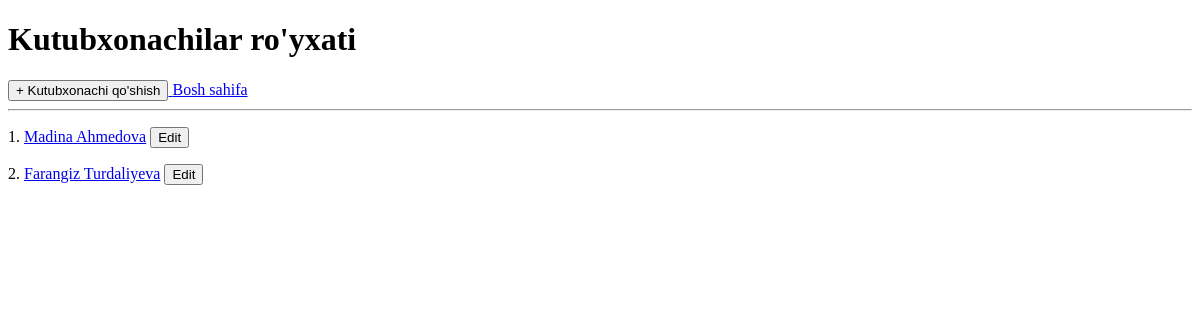
Before: /kutubxonachilar/ with the older database file.
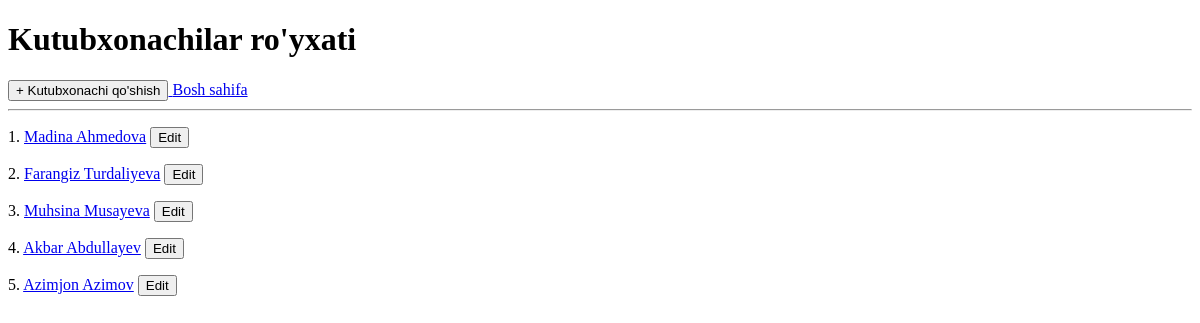
After: the same page with the newer database file.
### main_app/models.py (models this page shows, shortened)
class Kutubxonachi(models.Model):
    ism=models.CharField(max_length=200)
    ish_vaqti=models.TimeField(blank=True,null=True)

### main_app/views.py (the view)
# urls.py: path('kutubxonachilar/', kutubxonachilar_view),
def kutubxonachilar_view(request):
    kutubxonachilar=Kutubxonachi.objects.all()
    context = {
        "kutubxonachilar": kutubxonachilar
    }
    return render(request, "kutubxonachilar.html", context)

### templates/kutubxonachilar.html (shortened to what this page needs)
<!DOCTYPE html>
<html lang="en">
<head>
</head>
<body>
    <h1>Kutubxonachilar ro'yxati</h1>
    <a href="/kutubxonachi_add/">
        <button>+ Kutubxonachi qo'shish</button>
    </a>
    <a href="/">Bosh sahifa</a>
    <hr>
    {% for kutubxonachi in kutubxonachilar %}
        <p>{{ forloop.counter }}.
            <a href="/kutubxonachilar/{{ kutubxonachi.id }}/">{{ kutubxonachi.ism }}</a>
            <a href="/kutubxonachilar/{{ kutubxonachi.id }}/update/">
                <button>Edit</button>
            </a>
        </p>
    {% endfor %}
</body>
</html>

Changed rows visible on the page:
added Kutubxonachi: ism "Muhsina Musayeva"
added Kutubxonachi: ism "Akbar Abdullayev"
added Kutubxonachi: ism "Azimjon Azimov"
